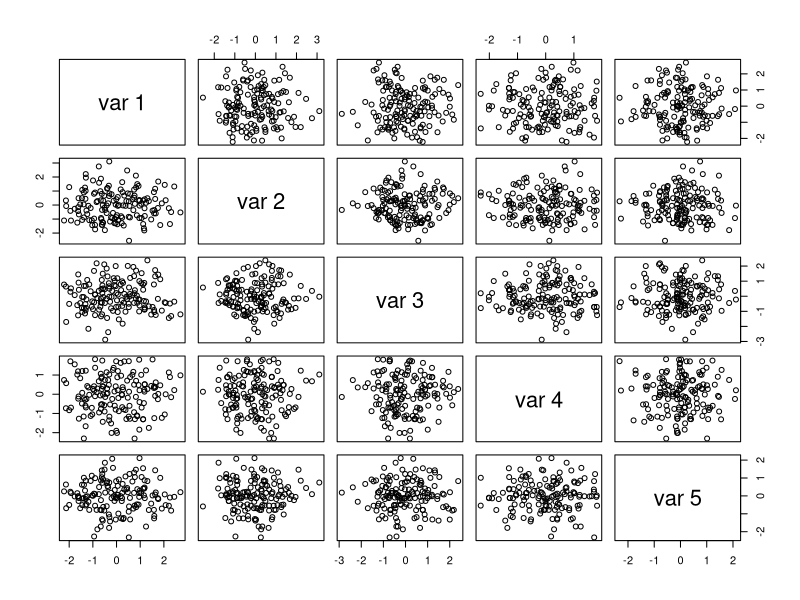

Write R code to recreate this figure.
#demonstration of principal components to remove redundant features in data matrix
data('iris');
X = as.matrix(iris); # the apparent dimension of the data ... you'll see
X
#stopp;
r = ncol(X);   # the real dimension
n = nrow(X); # num data points
X = matrix(runif(n*r),nrow=n,ncol=r); 
X
# original data matrix with r indepedent variables
#T = matrix(0,nrow=r,ncol=d);  # transformation matrix
#for (i in 1:r) for (j in 1:d) {  # create rxd transformation matrix, T
#    T[i,j] = j %% (i+1);
#}
#Y = X %*% T; # even though Y has d features, there can only be r independent ones so there
             # is a lot of redundancy in the new features  
Y = scale(X)  # make columns 0 mean
#pairs(Y);
S = t(Y) %*% Y/(n-1);  # the sample covariance matrix
svd =  svd(S);  # take the singular value decomposition S = UDU^t
d = svd$d;  # d is diag(D)  # only the first are should be different from 0.
d
length(d)
ncol(d)
U = svd$u;  # U are the "loadings" or independent directions
Z = Y %*% U;  # transform Y to a new matrix that removes the redundancy
pairs(Z)

#Positive Definite
